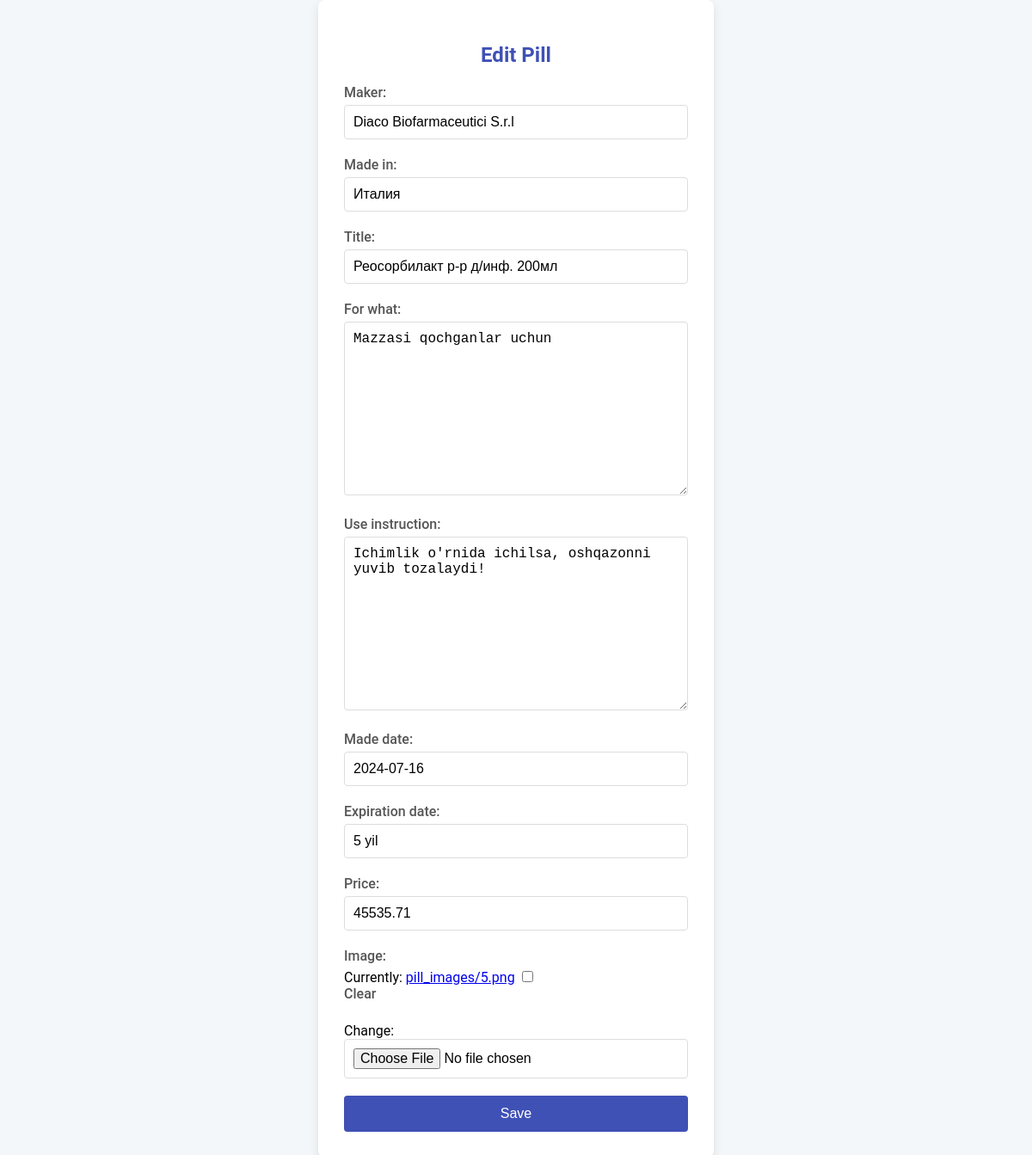
The page /edit/5/ on the database its author committed.
### home/models.py (models this page shows, shortened)
class Pills(models.Model):
    maker = models.CharField(max_length=30)
    made_in = models.CharField(max_length=30)
    title = models.CharField(max_length=30)
    for_what = models.TextField(blank=True)
    use_instruction = models.TextField()
    made_date = models.DateField()
    expiration_date = models.CharField(max_length=30)
    price = models.DecimalField(max_digits=15, decimal_places=2)
    image = models.ImageField(upload_to='pill_images', blank=True, null=True)
    created_at = models.DateTimeField(auto_now_add=True)
    class Meta:
        ordering = ['-created_at']

### home/views.py (the view, shortened to what this page needs)
# urls.py: path('edit/<int:pk>/', Editpill.as_view(), name='edit'),
class Editpill(UpdateView):
    model = Pills
    template_name = 'edit.html'
    form_class = PillForm
    context_object_name = 'pill'

### home/forms.py
class PillForm(forms.ModelForm):
    class Meta:
        model = Pills
        fields = '__all__'

### templates/edit.html (shortened to what this page needs)
<!DOCTYPE html>
<html lang="en">
<head>
</head>
<body>
    <div class="form-container">
        <h2>Edit Pill</h2>
        <form enctype="multipart/form-data" method="post" class="phone-form">
            {% for field in form %}
                <div class="form-field">
                    {{ field.label_tag }}
                    {{ field }}
                </div>
            {% endfor %}
            <button type="submit" class="save-button">Save</button>
        </form>
    </div>
</body>
</html>

### templates/edit.html (style rules this page uses)
body { font-family: 'Roboto', sans-serif; display: flex; justify-content: center; align-items: center; min-height: 100vh; margin: 0; background-color: #f4f7f9; }
.form-container { background-color: white; padding: 30px; border-radius: 8px; box-shadow: 0 4px 12px rgba(0, 0, 0, 0.1); width: 400px; max-width: 90%; }
.form-container h2 { text-align: center; margin-bottom: 20px; color: #3f51b5; }
.phone-form .form-field { margin-bottom: 20px; }
.phone-form label { display: block; margin-bottom: 5px; color: #555; font-weight: 500; }
.phone-form input[type="text"], .phone-form input[type="number"], .phone-form input[type="file"], .phone-form textarea, .phone-form select { width: calc(100% - 22px); padding: 10px; border: 1px solid #ddd; border-radius: 4px; transition: border-color 0.3s ease; font-size: 16px; }
.save-button { background-color: #3f51b5; color: white; padding: 12px 20px; border: none; border-radius: 4px; cursor: pointer; font-size: 16px; transition: background-color 0.3s ease; width: 100%; }

### rows shown on the page
Pills: form "Diaco Biofarmaceutici S.r.l" "Италия" "Реосорбилакт р-р д/инф. 200мл" "Mazzasi qochganlar uchun" "Ichimlik o'rnida ichilsa, oshqazonni yuvib tozalaydi!" "2024-07-16" "5 yil" "45535.71"

### other values the page prints
{{ field.label_tag }} "Maker:" "Made in:" "Title:" "For what:" "Use instruction:" "Made date:" "Expiration date:" "Price:" "Image:"
